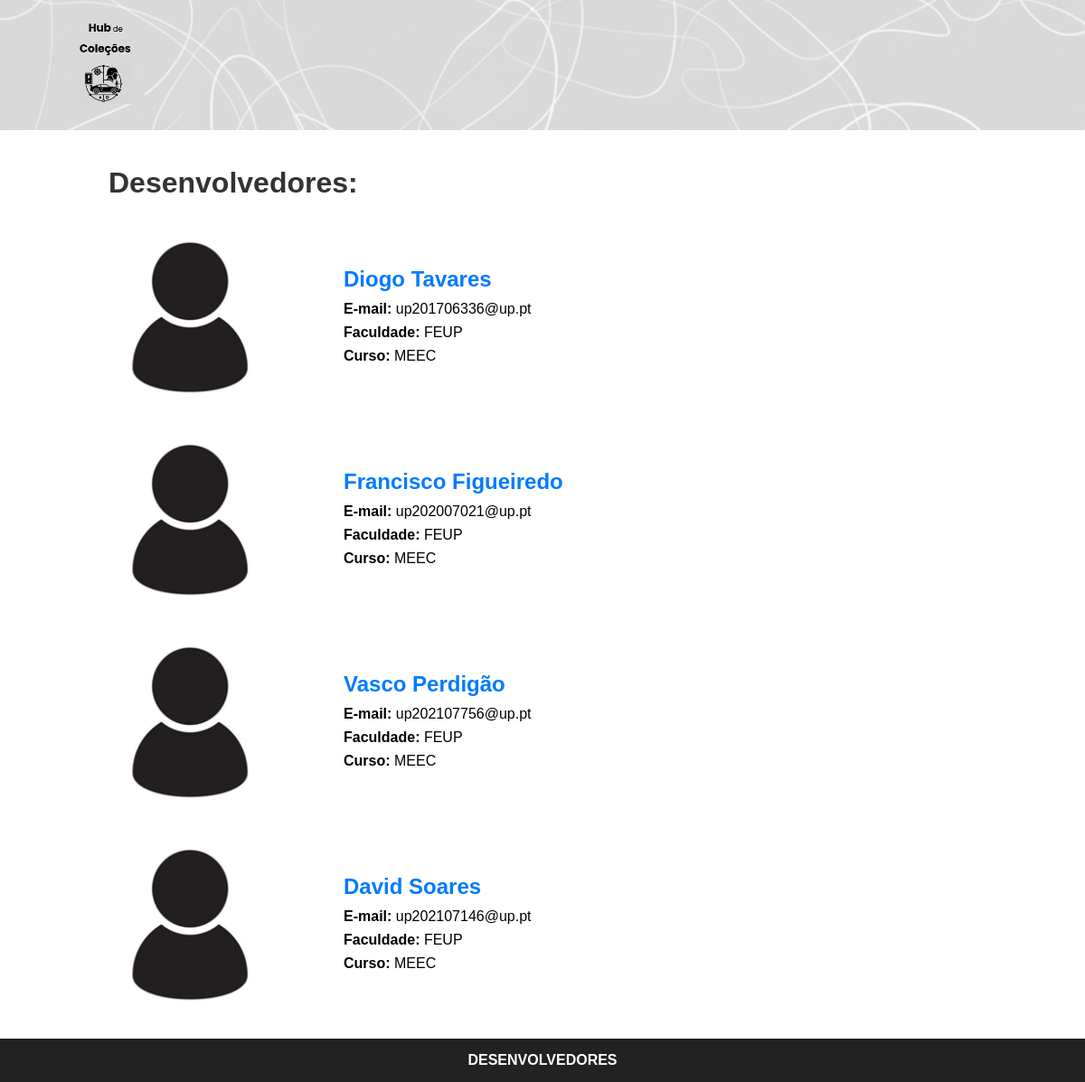
The app's page /Teamwork/public_html/desenvolvedores_anon.php with its own data.
### tables this page shows
CREATE TABLE developers (
    id INT AUTO_INCREMENT PRIMARY KEY,
    name VARCHAR(100) NOT NULL,
    email VARCHAR(100),
    faculty VARCHAR(100),
    course VARCHAR(100),
    photo_path VARCHAR(255) DEFAULT 'images/profile.png'
);

### Teamwork/public_html/desenvolvedores_anon.php (the view, shortened to what this page needs)
<?php
require_once 'php/db.php';
$sql = "SELECT * FROM developers";
$result = $conn->query($sql);
?>
<!DOCTYPE html>
<html lang="pt">
<head>
    <link rel="stylesheet" href="css/style.css">
</head>
<body>
    <header class="top-bar">
        <div class="logo">
            <a href="login.php">
                <img src="images/logo.png" alt="Logo do Sistema">
            </a>
        </div>
    </header>
    <main class="devs-content">
    <h1>Desenvolvedores:</h1>
    <?php if ($result && $result->num_rows > 0): ?>
            <?php while($dev = $result->fetch_assoc()): ?>
                <section class="dev-container">
                    <div class="dev-img">
                        <?php
                            $dev_img = !empty($dev['photo_path']) ? $dev['photo_path'] : 'images/profile.png';
                        ?>
                        <img src="<?php echo htmlspecialchars($dev_img); ?>" alt="Foto de <?php echo htmlspecialchars($dev['name']); ?>" width="180" style="border-radius: 50%; object-fit: cover; width: 180px; height: 180px;">
                    </div>
                    <div class="dev-info">
                        <h2><?php echo htmlspecialchars($dev['name']); ?></h2>
                        <p><strong>E-mail: </strong><?php echo htmlspecialchars($dev['email']); ?></p>
                        <p><strong>Faculdade: </strong><?php echo htmlspecialchars($dev['faculty']); ?></p>
                        <p><strong>Curso: </strong><?php echo htmlspecialchars($dev['course']); ?></p>
                    </div>
                </section>
            <?php endwhile; ?>
        <?php else: ?>
            <p style="text-align:center; padding: 20px;">Não foram encontrados desenvolvedores registados.</p>
        <?php endif; ?>
</main>
    <footer class="bottom-bar">
        <a href="desenvolvedores_anon.php">DESENVOLVEDORES</a>
    </footer>
</body>
</html>

### Teamwork/public_html/css/style.css (style rules this page uses)
* { margin: 0; padding: 0; box-sizing: border-box; font-family: Arial, Helvetica, sans-serif; }
.top-bar { width: 100%; padding: 25px 70px; display: flex; align-items: center; background-image: url("../images/backgroundtest.png"); background-size: cover; background-position: center; background-repeat: no-repeat; }
.logo img { height: 90px; }
.bottom-bar { width: 100%; background-color: #222; color: white; text-align: center; padding: 15px; position: fixed; bottom: 0; left: 0; }
.bottom-bar a { color: white; text-decoration: none; font-weight: bold; }
.devs-content { max-width: 1000px; margin: 40px auto 80px auto; padding: 0 20px; }
.devs-content h1 { margin-bottom: 40px; color: #333; }
.dev-container { display: flex; align-items: center; gap: 80px; margin-bottom: 40px; flex-wrap: wrap; }
.dev-img img { border-radius: 10px; object-fit: cover; }
.dev-info h2 { margin-bottom: 10px; color: #007bff; }
.dev-info p { margin-bottom: 8px; font-size: 16px; }

### records on screen
developers: photo_path (placeholder picture), name "Diogo Tavares", email "up201706336@up.pt", faculty "FEUP", course "MEEC"
developers: photo_path (placeholder picture), name "Francisco Figueiredo", email "up202007021@up.pt", faculty "FEUP", course "MEEC"
developers: photo_path (placeholder picture), name "Vasco Perdigão", email "up202107756@up.pt", faculty "FEUP", course "MEEC"
developers: photo_path (placeholder picture), name "David Soares", email "up202107146@up.pt", faculty "FEUP", course "MEEC"
